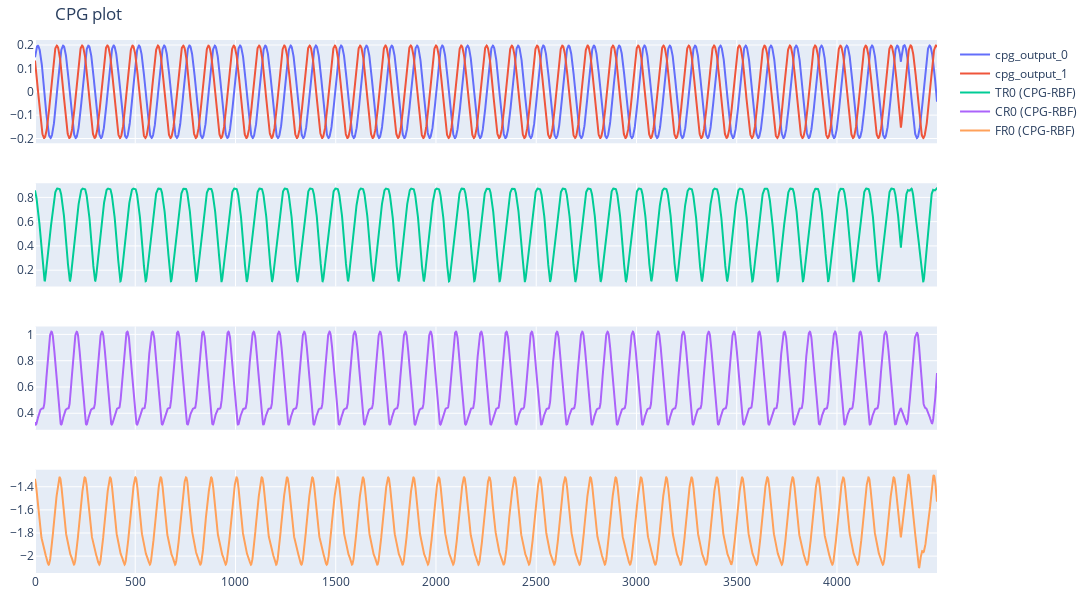

Here is the notebook cell this chart was saved with:
### Markdown cell above
## Rewind

### Code cell
cpg = CPG_SO2()
cpg_output_0 = []
cpg_output_1 = []
online_imitated_paths = {'TR0':[], 'CR0':[], 'FR0':[]}
    
random_number = np.random.randint(0, 4501)
for i in range(4500):
    if i < random_number:
        cpg.output_cpg_weight = 1.0
        cpg.w00 = cpg.alpha * np.cos(0.05)
        cpg.w01 = cpg.alpha * np.sin(0.05)
        cpg.w10 = cpg.alpha * (-np.sin(0.05))
        cpg.w11 = cpg.alpha * np.cos(0.05)
        cpg.update_cpg(None)      # phi would be equal when learning
        cpg_output_0.append(cpg.out0_t)
        cpg_output_1.append(cpg.out1_t)
    elif i >= random_number:
        cpg.output_cpg_weight = 1.0
        # cpg.w00 = cpg.alpha * np.cos(-0.05)
        # cpg.w01 = cpg.alpha * np.sin(-0.05)
        # cpg.w10 = cpg.alpha * (-np.sin(-0.05))
        # cpg.w11 = cpg.alpha * np.cos(-0.05)
        cpg.update_cpg(-0.05)
        cpg_output_0.append(cpg.out0_t)
        cpg_output_1.append(cpg.out1_t)

    
    online_imitated_paths['TR0'].append(rbf.regenerate_target_traj(cpg.out0_t, cpg.out1_t, imitated_weights['TR0']))
    online_imitated_paths['CR0'].append(rbf.regenerate_target_traj(cpg.out0_t, cpg.out1_t, imitated_weights['CR0']))
    online_imitated_paths['FR0'].append(rbf.regenerate_target_traj(cpg.out0_t, cpg.out1_t, imitated_weights['FR0']))

fig = go.Figure()
fig = make_subplots(rows=4, cols=1, shared_xaxes=True)
fig.update_layout(height=600, width=1100, title="CPG plot")
fig.update_layout(margin=dict(l=10, r=10, t=40, b=10))  # Reduce margins

fig.add_trace(go.Scatter( y=cpg_output_0, mode='lines', name=f'cpg_output_0'), row=1, col=1)
fig.add_trace(go.Scatter( y=cpg_output_1, mode='lines', name=f'cpg_output_1'), row=1, col=1)
fig.add_trace(go.Scatter( y=online_imitated_paths['TR0'], mode='lines', name=f'TR0 (CPG-RBF)'), row=2, col=1)
fig.add_trace(go.Scatter( y=online_imitated_paths['CR0'], mode='lines', name=f'CR0 (CPG-RBF)'), row=3, col=1)
fig.add_trace(go.Scatter( y=online_imitated_paths['FR0'], mode='lines', name=f'FR0 (CPG-RBF)'), row=4, col=1)

### Figure 1 — Plotly figure (JSON) as saved in the notebook; plotly's stock layout.template omitted (floating-point values rounded to 4 significant figures; data arrays with more than 128 entries replaced by an {"elided": "..."} marker saying what was removed)
{"data": [{"mode": "lines", "name": "cpg_output_0", "type": "scatter", "xaxis": "x", "y": {"elided": "4500 float values"}, "yaxis": "y"}, {"mode": "lines", "name": "cpg_output_1", "type": "scatter", "xaxis": "x", "y": {"elided": "4500 float values"}, "yaxis": "y"}, {"mode": "lines", "name": "TR0 (CPG-RBF)", "type": "scatter", "xaxis": "x2", "y": {"elided": "4500 float values"}, "yaxis": "y2"}, {"mode": "lines", "name": "CR0 (CPG-RBF)", "type": "scatter", "xaxis": "x3", "y": {"elided": "4500 float values"}, "yaxis": "y3"}, {"mode": "lines", "name": "FR0 (CPG-RBF)", "type": "scatter", "xaxis": "x4", "y": {"elided": "4500 float values"}, "yaxis": "y4"}], "layout": {"height": 600, "margin": {"b": 10, "l": 10, "r": 10, "t": 40}, "title": {"text": "CPG plot"}, "width": 1100, "xaxis": {"anchor": "y", "domain": [0, 1], "matches": "x4", "showticklabels": false}, "xaxis2": {"anchor": "y2", "domain": [0, 1], "matches": "x4", "showticklabels": false}, "xaxis3": {"anchor": "y3", "domain": [0, 1], "matches": "x4", "showticklabels": false}, "xaxis4": {"anchor": "y4", "domain": [0, 1]}, "yaxis": {"anchor": "x", "domain": [0.8063, 1]}, "yaxis2": {"anchor": "x2", "domain": [0.5375, 0.7312]}, "yaxis3": {"anchor": "x3", "domain": [0.2687, 0.4625]}, "yaxis4": {"anchor": "x4", "domain": [0, 0.1938]}}}
